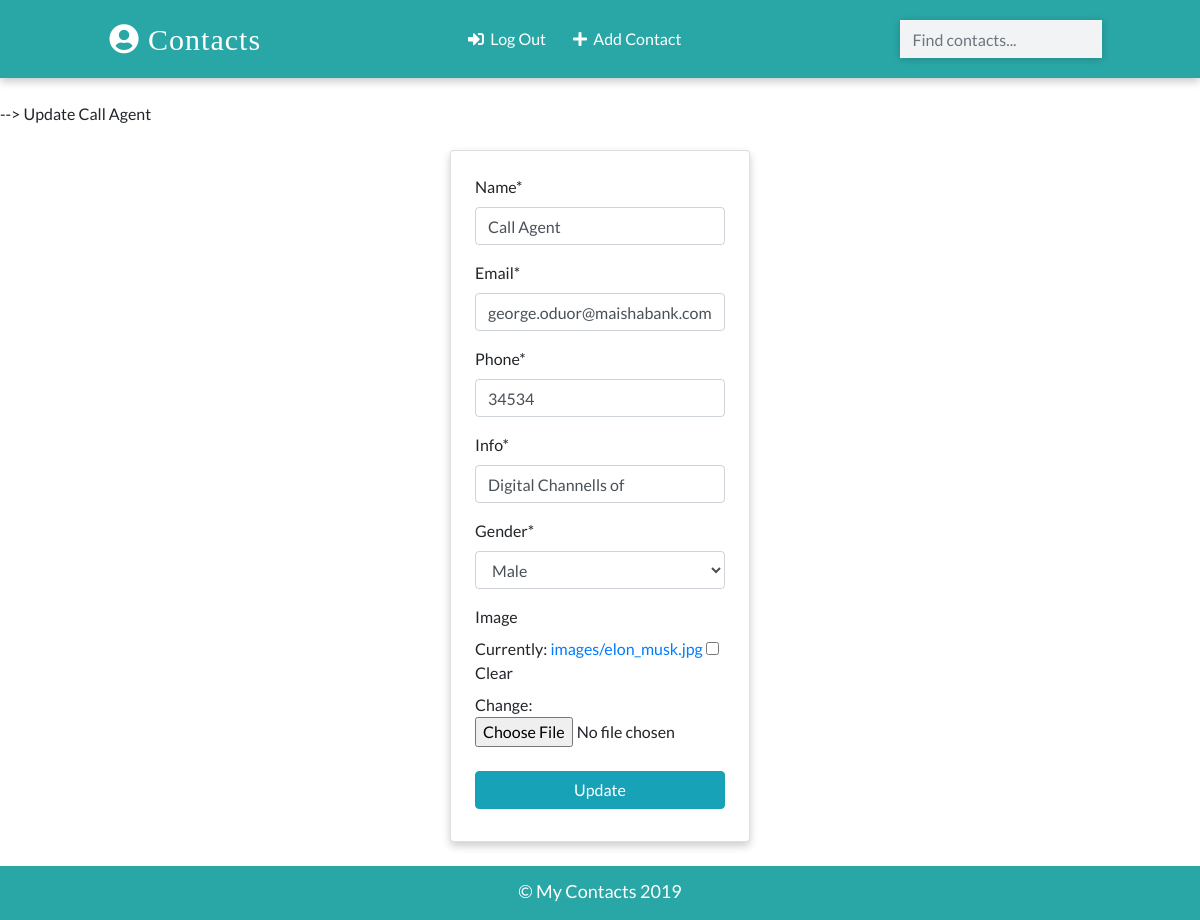
The page /contacts/update/4 (signed in) on the database its author committed.
### app/models.py (models this page shows)
class Contact(models.Model):
    manager = models.ForeignKey(User, on_delete=models.CASCADE, default=None)
    name = models.CharField(max_length=20)
    email = models.EmailField(max_length=100)
    phone = models.IntegerField()
    info = models.CharField(max_length=20)
    gender = models.CharField(max_length=50, choices=(
        ('male', 'Male'), ('female', 'Female')
    ))
    image = models.ImageField(upload_to='images/', blank=True)
    date_added = models.DateTimeField(default=datetime.now)
    def __str__(self):
        return self.name
    class Meta:
        ordering = ['-id']

### app/views.py (the view, shortened to what this page needs)
# urls.py: path('contacts/update/<int:pk>', views.ContactUpdateView.as_view(), name='update'),
class ContactUpdateView(LoginRequiredMixin, UpdateView):
    model = Contact
    template_name = "update.html"
    fields = ['name', 'email', 'phone', 'info', 'gender', 'image']

### templates/update.html (shortened to what this page needs)
{% extends 'base.html' %}
{% load crispy_forms_tags %}
{% load static %}
{% block content %}
{% if contact.manager == request.user %}
Update {{contact}}
<div class="container w-25 card p-4 mt-4">
    <form action="" method = "POST" enctype="multipart/form-data">
            {{form|crispy}}
        <input type="submit" value="Update" class="w-100 text-white text-center my-2 btn btn-info">
    </form>
</div>
{% else %}
<div class="container">
    <h2 class="heading font-weight-light text-center">You do not access to this page.</h2>
    <hr>
</div>
{% endif %}
{% endblock content %}

### static/css/main.css (style rules this page uses)
:root { --back: #29a7a6; --girl: #e64298; --boy: #2874dd; }
body { font-family: Lato, sans-serif; }
.card { box-shadow: 0 4px 8px 0 rgba(0, 0, 0, 0.2); transition: 0.3s; min-width: 250px; box-sizing: border-box; }

### rows shown on the page
Contact: name "Call Agent", email "george.oduor@maishabank.com", phone "34534", info "Digital Channells of", gender "Male"
